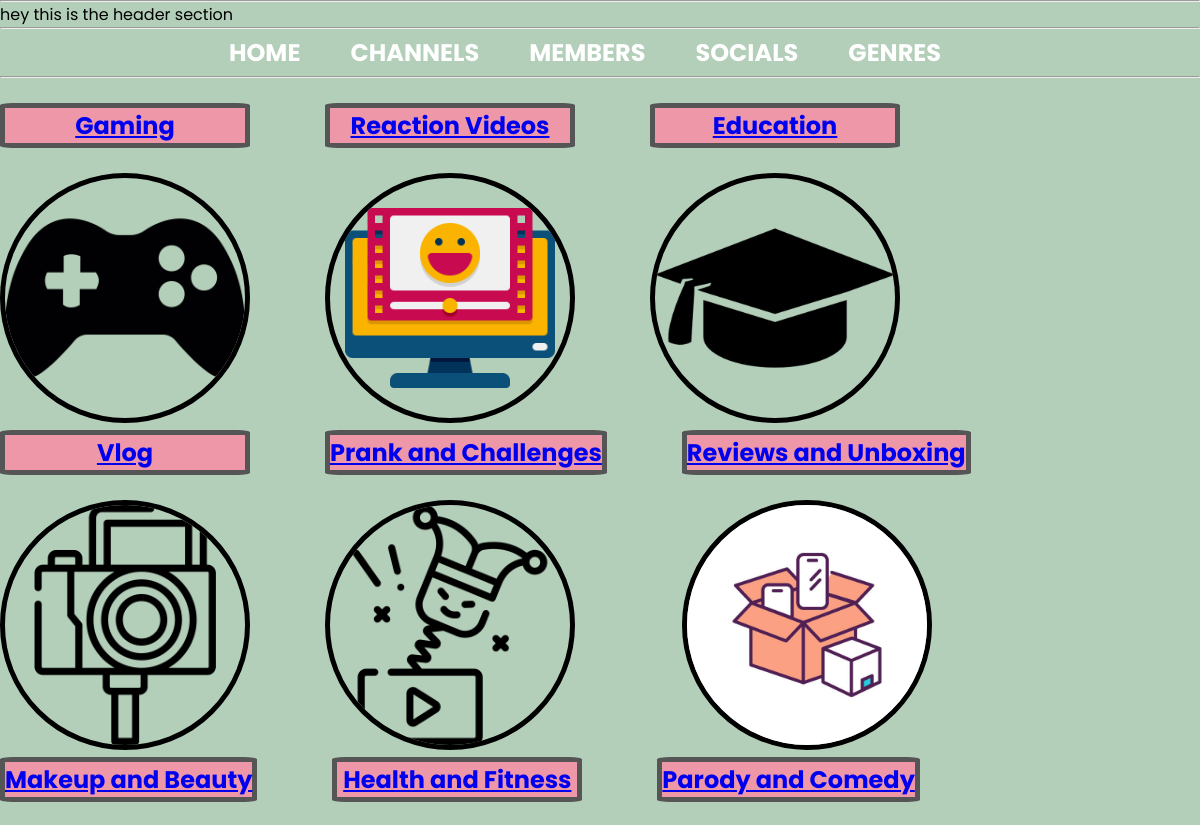
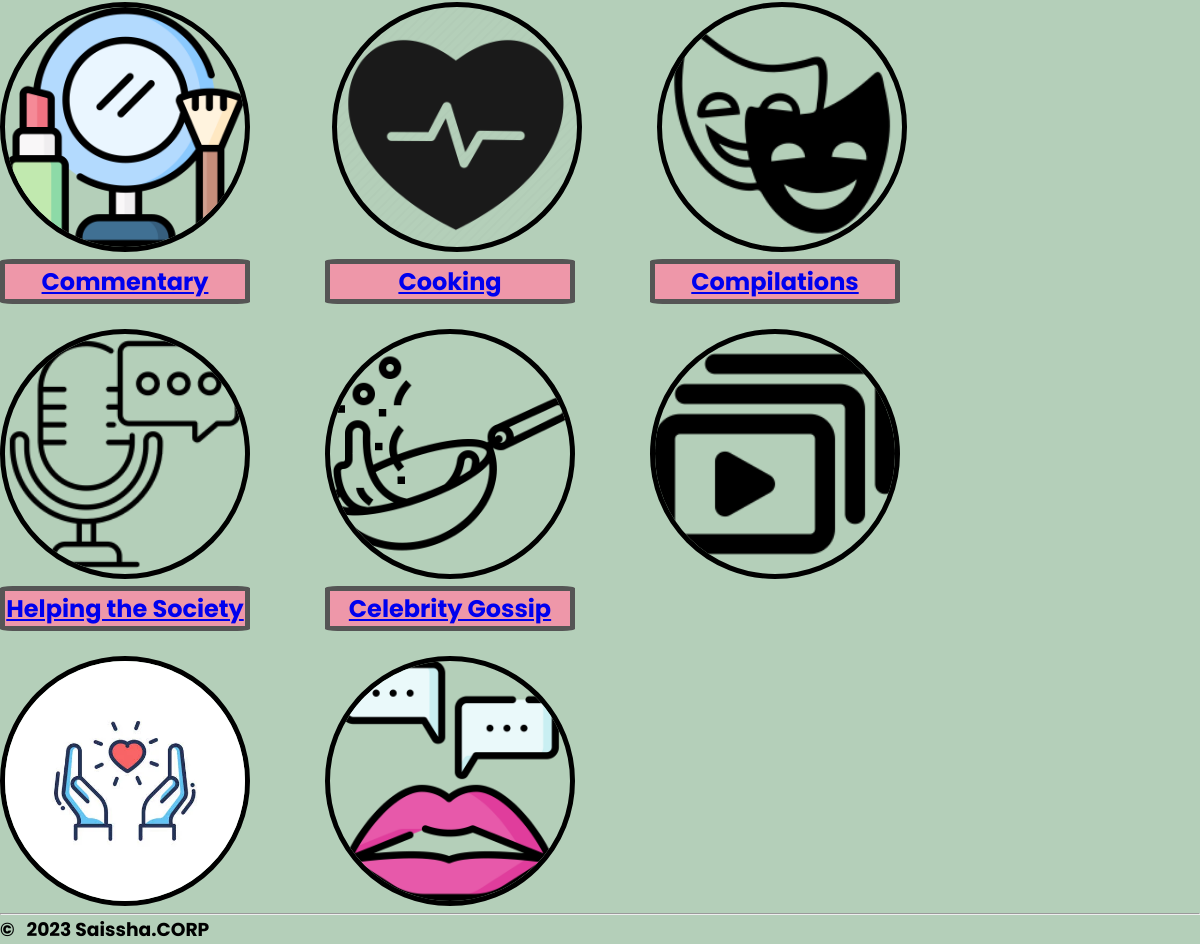
Screenshot of /all_genres with the database file from the repository (2 pictures, top to bottom).
### tables this page shows
CREATE TABLE Genre (id INTEGER PRIMARY KEY AUTOINCREMENT, name TEXT, picture TEXT);

### routes.py (the view)
@app.route('/all_genres')
def all_genres():
    genre_names = connect_database("SELECT * FROM Genre", None, 1)
    return render_template("all_genres.html", genre_names=genre_names)

### routes.py (called while the page is built)
def connect_database(statement, id, mode):
    conn = sqlite3.connect("channel.db")
    cur = conn.cursor()
    if id != None:
        cur.execute(statement, id)
    else:
        cur.execute(statement)
    if mode == 1:
        results = cur.fetchall()
    else:
        results = cur.fetchone()
    return results

### templates/all_genres.html
{% extends 'layout.html'%}
{% block content %}
<br>
<ul>
    {% for item in genre_names %}
        <li class="bigspacing"><h2><a href="/genre/{{item[0]}}">{{item[1]}}</h2><br><img class="testing" img src="{{item[2]}}"/></a></li>
    {% endfor %}
</ul>
{% endblock %}

### static/css/style.css (style rules this page uses)
* { margin: 0; padding: 0; box-sizing: border-box; font-family: 'Poppins', sans-serif; }
img { width: 250px; height: 250px; object-fit: cover; border-radius: 50%; border: 5px solid #000000; }
body { background-color :#b4cfb9; }
.testing { width: 250px; height: 250px; }
.bigspacing { margin-right: 75px; }
.bigspacing h2 { background-color: #ee97a9; border: 5px solid #555; border-radius: 5%; text-align: center; }
ul { list-style-type: none; overflow: hidden; }
ul li { float: left; }

### rows the page displays
Genre: name "Gaming", picture (picture)
Genre: name "Reaction Videos", picture (picture)
Genre: name "Education", picture (picture)
Genre: name "Vlog", picture (picture)
Genre: name "Prank and Challenges", picture (picture)
Genre: name "Reviews and Unboxing", picture (picture)
Genre: name "Makeup and Beauty", picture (picture)
Genre: name "Health and Fitness", picture (picture)
Genre: name "Parody and Comedy", picture (picture)
Genre: name "Commentary", picture (picture)
Genre: name "Cooking", picture (picture)
Genre: name "Compilations", picture (picture)
Genre: name "Helping the Society", picture (picture)
Genre: name "Celebrity Gossip", picture (picture)
